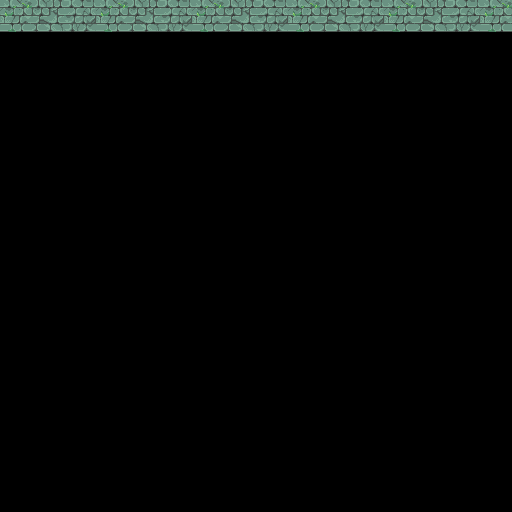

A level layout from a 2D game, rendered from its tile map. Below: a short description, then the map file with its tile-grid data intact:
An orthogonal 32x32 tile map with 16x16 px tiles, 1 tile layer (Tile Layer 1).

<map version="1.10" tiledversion="1.11.2" orientation="orthogonal" renderorder="right-down" width="32" height="32" tilewidth="16" tileheight="16" infinite="0" nextlayerid="2" nextobjectid="1">
 <tileset firstgid="1" source="grass.tsx" />
 <layer id="1" name="Tile Layer 1" width="32" height="32">
  <data encoding="csv">
1927,1928,1929,1930,1931,1932,1927,1928,1929,1930,1931,1932,1927,1928,1929,1930,1931,1932,1927,1928,1929,1930,1931,1932,1927,1928,1929,1930,1931,1932,1927,1928,
2004,2005,2006,2007,2008,2009,2004,2005,2006,2007,2008,2009,2004,2005,2006,2007,2008,2009,2004,2005,2006,2007,2008,2009,2004,2005,2006,2007,2008,2009,2004,2005,
0,0,0,0,0,0,0,0,0,0,0,0,0,0,0,0,0,0,0,0,0,0,0,0,0,0,0,0,0,0,0,0,
0,0,0,0,0,0,0,0,0,0,0,0,0,0,0,0,0,0,0,0,0,0,0,0,0,0,0,0,0,0,0,0,
0,0,0,0,0,0,0,0,0,0,0,0,0,0,0,0,0,0,0,0,0,0,0,0,0,0,0,0,0,0,0,0,
0,0,0,0,0,0,0,0,0,0,0,0,0,0,0,0,0,0,0,0,0,0,0,0,0,0,0,0,0,0,0,0,
0,0,0,0,0,0,0,0,0,0,0,0,0,0,0,0,0,0,0,0,0,0,0,0,0,0,0,0,0,0,0,0,
0,0,0,0,0,0,0,0,0,0,0,0,0,0,0,0,0,0,0,0,0,0,0,0,0,0,0,0,0,0,0,0,
0,0,0,0,0,0,0,0,0,0,0,0,0,0,0,0,0,0,0,0,0,0,0,0,0,0,0,0,0,0,0,0,
0,0,0,0,0,0,0,0,0,0,0,0,0,0,0,0,0,0,0,0,0,0,0,0,0,0,0,0,0,0,0,0,
0,0,0,0,0,0,0,0,0,0,0,0,0,0,0,0,0,0,0,0,0,0,0,0,0,0,0,0,0,0,0,0,
0,0,0,0,0,0,0,0,0,0,0,0,0,0,0,0,0,0,0,0,0,0,0,0,0,0,0,0,0,0,0,0,
0,0,0,0,0,0,0,0,0,0,0,0,0,0,0,0,0,0,0,0,0,0,0,0,0,0,0,0,0,0,0,0,
0,0,0,0,0,0,0,0,0,0,0,0,0,0,0,0,0,0,0,0,0,0,0,0,0,0,0,0,0,0,0,0,
0,0,0,0,0,0,0,0,0,0,0,0,0,0,0,0,0,0,0,0,0,0,0,0,0,0,0,0,0,0,0,0,
0,0,0,0,0,0,0,0,0,0,0,0,0,0,0,0,0,0,0,0,0,0,0,0,0,0,0,0,0,0,0,0,
0,0,0,0,0,0,0,0,0,0,0,0,0,0,0,0,0,0,0,0,0,0,0,0,0,0,0,0,0,0,0,0,
0,0,0,0,0,0,0,0,0,0,0,0,0,0,0,0,0,0,0,0,0,0,0,0,0,0,0,0,0,0,0,0,
0,0,0,0,0,0,0,0,0,0,0,0,0,0,0,0,0,0,0,0,0,0,0,0,0,0,0,0,0,0,0,0,
0,0,0,0,0,0,0,0,0,0,0,0,0,0,0,0,0,0,0,0,0,0,0,0,0,0,0,0,0,0,0,0,
0,0,0,0,0,0,0,0,0,0,0,0,0,0,0,0,0,0,0,0,0,0,0,0,0,0,0,0,0,0,0,0,
0,0,0,0,0,0,0,0,0,0,0,0,0,0,0,0,0,0,0,0,0,0,0,0,0,0,0,0,0,0,0,0,
0,0,0,0,0,0,0,0,0,0,0,0,0,0,0,0,0,0,0,0,0,0,0,0,0,0,0,0,0,0,0,0,
0,0,0,0,0,0,0,0,0,0,0,0,0,0,0,0,0,0,0,0,0,0,0,0,0,0,0,0,0,0,0,0,
0,0,0,0,0,0,0,0,0,0,0,0,0,0,0,0,0,0,0,0,0,0,0,0,0,0,0,0,0,0,0,0,
0,0,0,0,0,0,0,0,0,0,0,0,0,0,0,0,0,0,0,0,0,0,0,0,0,0,0,0,0,0,0,0,
0,0,0,0,0,0,0,0,0,0,0,0,0,0,0,0,0,0,0,0,0,0,0,0,0,0,0,0,0,0,0,0,
0,0,0,0,0,0,0,0,0,0,0,0,0,0,0,0,0,0,0,0,0,0,0,0,0,0,0,0,0,0,0,0,
0,0,0,0,0,0,0,0,0,0,0,0,0,0,0,0,0,0,0,0,0,0,0,0,0,0,0,0,0,0,0,0,
0,0,0,0,0,0,0,0,0,0,0,0,0,0,0,0,0,0,0,0,0,0,0,0,0,0,0,0,0,0,0,0,
0,0,0,0,0,0,0,0,0,0,0,0,0,0,0,0,0,0,0,0,0,0,0,0,0,0,0,0,0,0,0,0,
0,0,0,0,0,0,0,0,0,0,0,0,0,0,0,0,0,0,0,0,0,0,0,0,0,0,0,0,0,0,0,0
</data>
 </layer>
</map>
